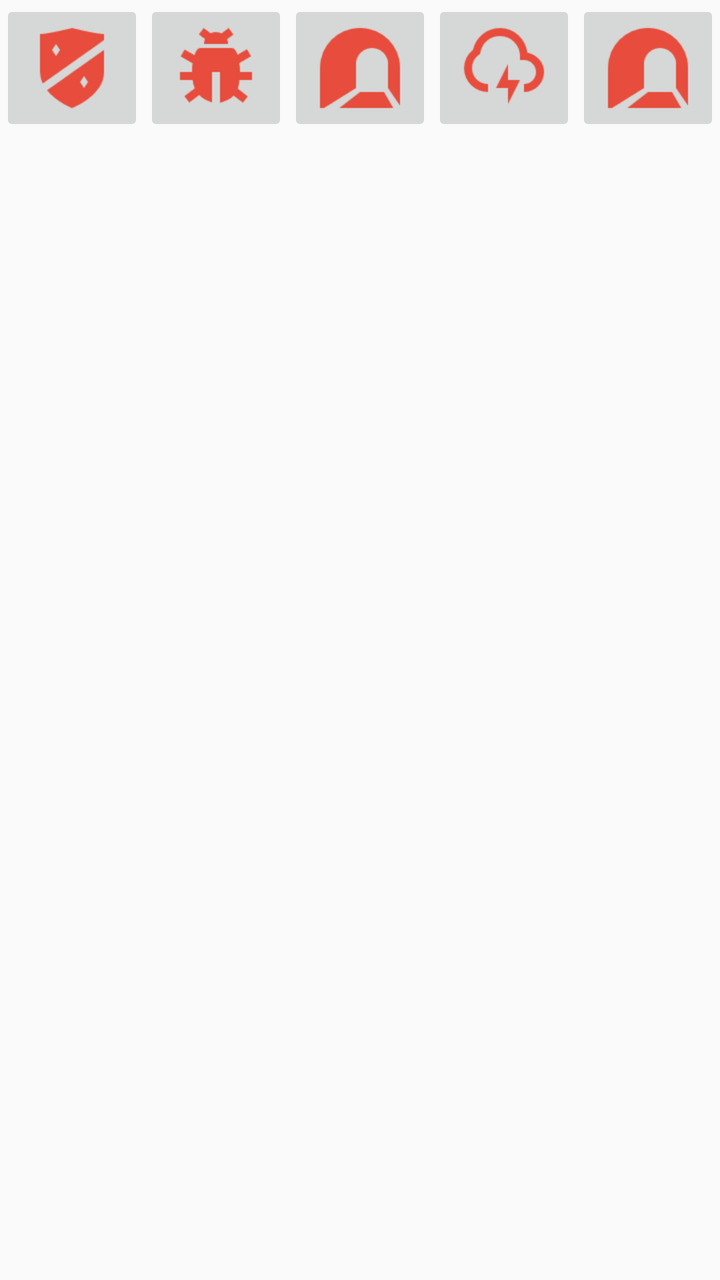
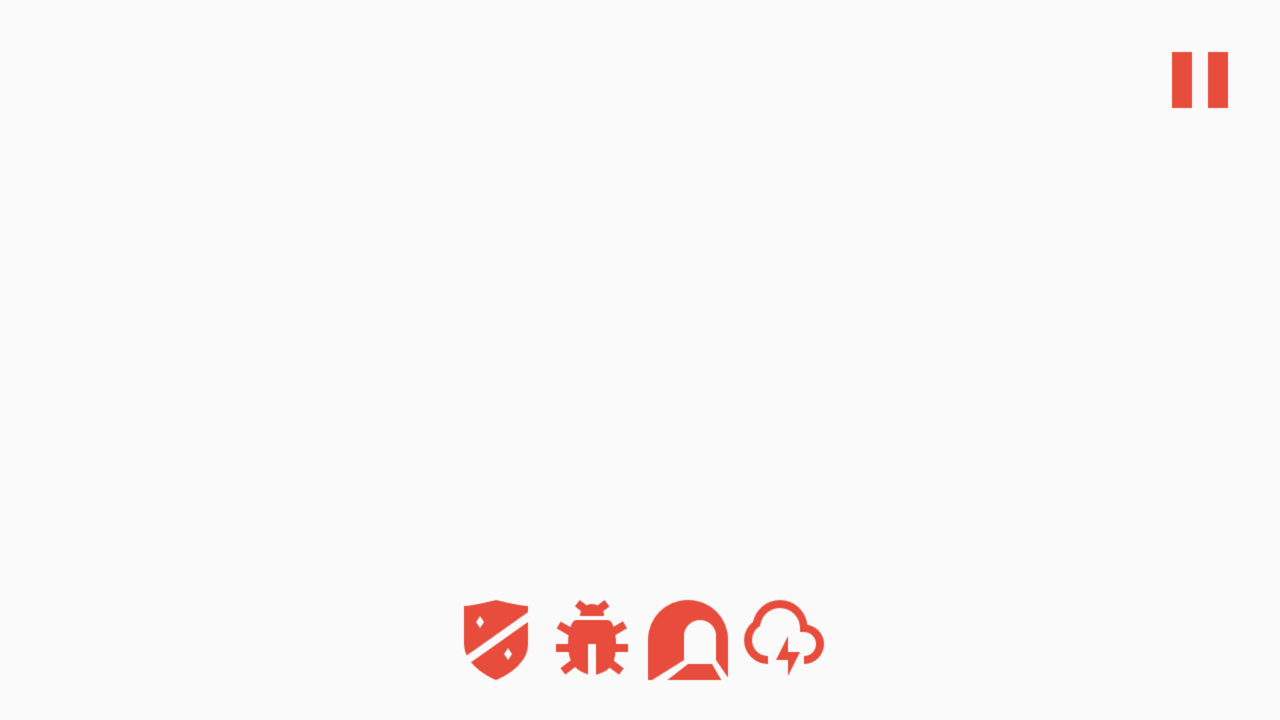

One screen, two layout resources from the same app: the default and the author's alternative for another configuration. Each is rendered where Android would select it; the XML of both is given below.
<!-- AndroidManifest.xml: application theme AppTheme -->
<!-- res/layout/game_capability_layout.xml -->
<?xml version="1.0" encoding="utf-8"?>
<GridLayout xmlns:android="http://schemas.android.com/apk/res/android"
    android:layout_width="wrap_content"
    android:layout_height="wrap_content"
    android:rowCount="1"
    android:columnCount="7"
    android:orientation="horizontal"
    android:id="@+id/gridlayout_spcial_capability"
    android:layout_alignParentBottom="true"
    android:layout_centerHorizontal="true">


        <ImageButton
            android:layout_width="wrap_content"
            android:layout_height="wrap_content"
            android:id="@+id/dash_image_button"
            android:src="@mipmap/shield_96"
            android:contentDescription="@string/dash_image_button_label" />

        <ImageButton
            android:layout_width="wrap_content"
            android:layout_height="wrap_content"
            android:id="@+id/shield_image_button"
            android:src="@mipmap/virus_96"
            android:contentDescription="@string/shield_image_button_label" />

        <ImageButton
            android:layout_width="wrap_content"
            android:layout_height="wrap_content"
            android:id="@+id/invisibility_image_button"
            android:src="@mipmap/tunnel_96"
            android:contentDescription="@string/invisibility_image_button_label" />

        <ImageButton
            android:layout_width="wrap_content"
            android:layout_height="wrap_content"
            android:id="@+id/camouflage_image_button"
            android:src="@mipmap/powerup_96"
            android:contentDescription="@string/camouflauge_image_button_label" />

        <ImageButton
            android:layout_width="wrap_content"
            android:layout_height="wrap_content"
            android:id="@+id/blow_image_button"
            android:src="@mipmap/tunnel_96"
            android:contentDescription="@string/blow_image_button_label" />

        <ImageButton
            android:layout_width="wrap_content"
            android:layout_height="wrap_content"
            android:id="@+id/split_image_button"
            android:src="@mipmap/tunnel_96"
            android:contentDescription="@string/split_image_button_label" />

        <ImageButton
            android:layout_width="wrap_content"
            android:layout_height="wrap_content"
            android:id="@+id/no_hand_mode_image_button"
            android:src="@mipmap/tunnel_96"
            android:contentDescription="@string/nohandmode_image_button_label" />


</GridLayout>
<!-- resources referenced by this layout -->
<resources>
  <!-- mipmap powerup_96: png bitmap (mipmap-xhdpi, 1290 bytes) -->
  <!-- mipmap shield_96: png bitmap (mipmap-xhdpi, 1181 bytes) -->
  <!-- mipmap tunnel_96: png bitmap (mipmap-xhdpi, 1170 bytes) -->
  <!-- mipmap virus_96: png bitmap (mipmap-xhdpi, 1142 bytes) -->
  <string name="blow_image_button_label">Blow</string>
  <string name="camouflauge_image_button_label">Camouflage</string>
  <string name="dash_image_button_label">Dash</string>
  <string name="invisibility_image_button_label">Invisibility</string>
  <string name="nohandmode_image_button_label">No Hand Mode</string>
  <string name="shield_image_button_label">Shield</string>
  <string name="split_image_button_label">Split</string>
  <style name="AppTheme" parent="Theme.AppCompat.Light.DarkActionBar">
          
      </style>
</resources>
<!-- res/layout-land/game_capability_layout.xml (the author's variant of the layout above) -->
<!-- drawn on the phone turned sideways -->
<?xml version="1.0" encoding="utf-8"?>
<RelativeLayout xmlns:android="http://schemas.android.com/apk/res/android"
    android:layout_width="match_parent"
    android:layout_height="match_parent" android:paddingLeft="@dimen/activity_horizontal_margin"
    android:paddingRight="@dimen/activity_horizontal_margin"
    android:paddingTop="@dimen/activity_vertical_margin"
    android:paddingBottom="@dimen/activity_vertical_margin" >
    <ImageButton
        android:layout_width="wrap_content"
        android:layout_height="wrap_content"
        android:id="@+id/pause_imageButton"
        android:layout_alignParentTop="true"
        android:layout_alignParentRight="true"
        android:layout_alignParentEnd="true"
        android:src="@mipmap/pause_96"
        android:contentDescription="@string/home_image_button_label"
        android:onClick="onClickPause"
        android:background="@null" />
<GridLayout xmlns:android="http://schemas.android.com/apk/res/android"
    android:layout_width="wrap_content"
    android:layout_height="wrap_content"
    android:rowCount="1"
    android:columnCount="7"
    android:orientation="horizontal"
    android:id="@+id/gridlayout_spcial_capability"
    android:layout_alignParentBottom="true"
    android:layout_centerHorizontal="true">


        <ImageButton
            android:layout_width="wrap_content"
            android:layout_height="wrap_content"
            android:id="@+id/dash_image_button"
            android:src="@mipmap/shield_96"
            android:contentDescription="@string/dash_image_button_label"
            android:background="@null"
            android:onClick="onClickShield" />

        <ImageButton
            android:layout_width="wrap_content"
            android:layout_height="wrap_content"
            android:id="@+id/shield_image_button"
            android:src="@mipmap/virus_96"
            android:contentDescription="@string/shield_image_button_label"
            android:background="@null"
            android:onClick="onClickVirus" />

        <ImageButton
            android:layout_width="wrap_content"
            android:layout_height="wrap_content"
            android:id="@+id/invisibility_image_button"
            android:src="@mipmap/tunnel_96"
            android:contentDescription="@string/invisibility_image_button_label"
            android:background="@null"
            android:onClick="onClickTeleportation" />

        <ImageButton
            android:layout_width="wrap_content"
            android:layout_height="wrap_content"
            android:id="@+id/camouflage_image_button"
            android:src="@mipmap/powerup_96"
            android:contentDescription="@string/camouflauge_image_button_label"
            android:background="@null"
            android:onClick="onClickInvisibility" />


</GridLayout>
</RelativeLayout>
<!-- resources referenced by the variant -->
<!-- as the phone turned sideways resolves them -->
<resources>
  <dimen name="activity_horizontal_margin">16dp</dimen>
  <dimen name="activity_vertical_margin">16dp</dimen>
  <!-- mipmap pause_96: png bitmap (mipmap-xhdpi, 378 bytes) -->
  <!-- mipmap powerup_96: png bitmap (mipmap-xhdpi, 1290 bytes) -->
  <!-- mipmap shield_96: png bitmap (mipmap-xhdpi, 1181 bytes) -->
  <!-- mipmap tunnel_96: png bitmap (mipmap-xhdpi, 1170 bytes) -->
  <!-- mipmap virus_96: png bitmap (mipmap-xhdpi, 1142 bytes) -->
  <string name="camouflauge_image_button_label">Camouflage</string>
  <string name="dash_image_button_label">Dash</string>
  <string name="home_image_button_label">Home</string>
  <string name="invisibility_image_button_label">Invisibility</string>
  <string name="shield_image_button_label">Shield</string>
  <style name="AppTheme" parent="Theme.AppCompat.Light.DarkActionBar">
          
      </style>
</resources>
